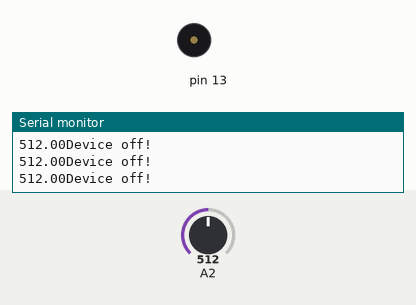
This sketch was run on a simulated Arduino Uno, built with avr-gcc and run on an emulated ATmega328P. Parts: buzzer (waves = sounding), the last lines printed to the serial monitor. The inputs (shaded band) are chosen by the test bench; at power-on: A2 = 512.

Above: at 1.2 s.
1.3 s: A2 set to 1009
4.3 s: A2 set to 1023
At 4.6 s:
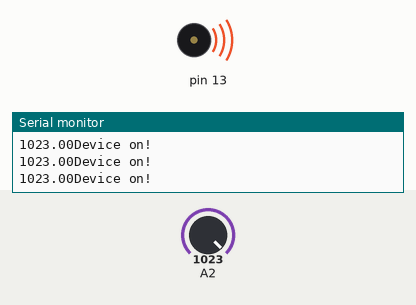
5.8 s: A2 set to 0
At 6.9 s:
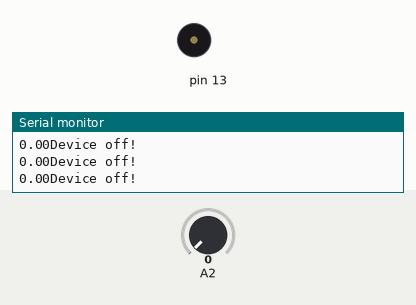
8.8 s: A2 set to 8
11.8 s: A2 set to 11
Timing chart, 0 to 14.8 s (numbered marks = the images above; inputs shaded):
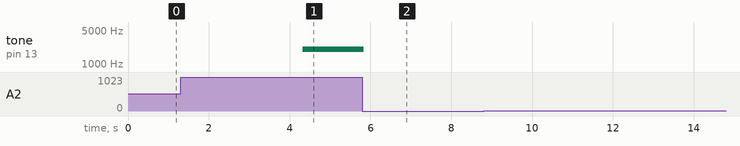

The sketch:

ESDI6.6.ino
```cpp
float vout;
void setup() {
  // put your setup code here, to run once:
  Serial.begin(9600);
  pinMode(A2,INPUT);
  pinMode(13,OUTPUT);
}

void loop() {
  // put your main code here, to run repeatedly:
  vout=analogRead(A2);
  //vout=vout-1023;
  if(vout>1022)
    {
      Serial.println("Device on!");
      Serial.print(vout);
      tone(13,2000);
    }
  else
  {
    Serial.println("Device off!");
    Serial.print(vout);
    noTone(13);
  }
}
```

Measured:
- the behaviour switches between 1022 and 1023 on A2 (found by bisection; images 0 and 1)
- after the input at 4.3 s, tone on pin 13: silent → 2000 Hz at once
- after the input at 5.8 s, tone on pin 13: 2000 Hz → silent at once
